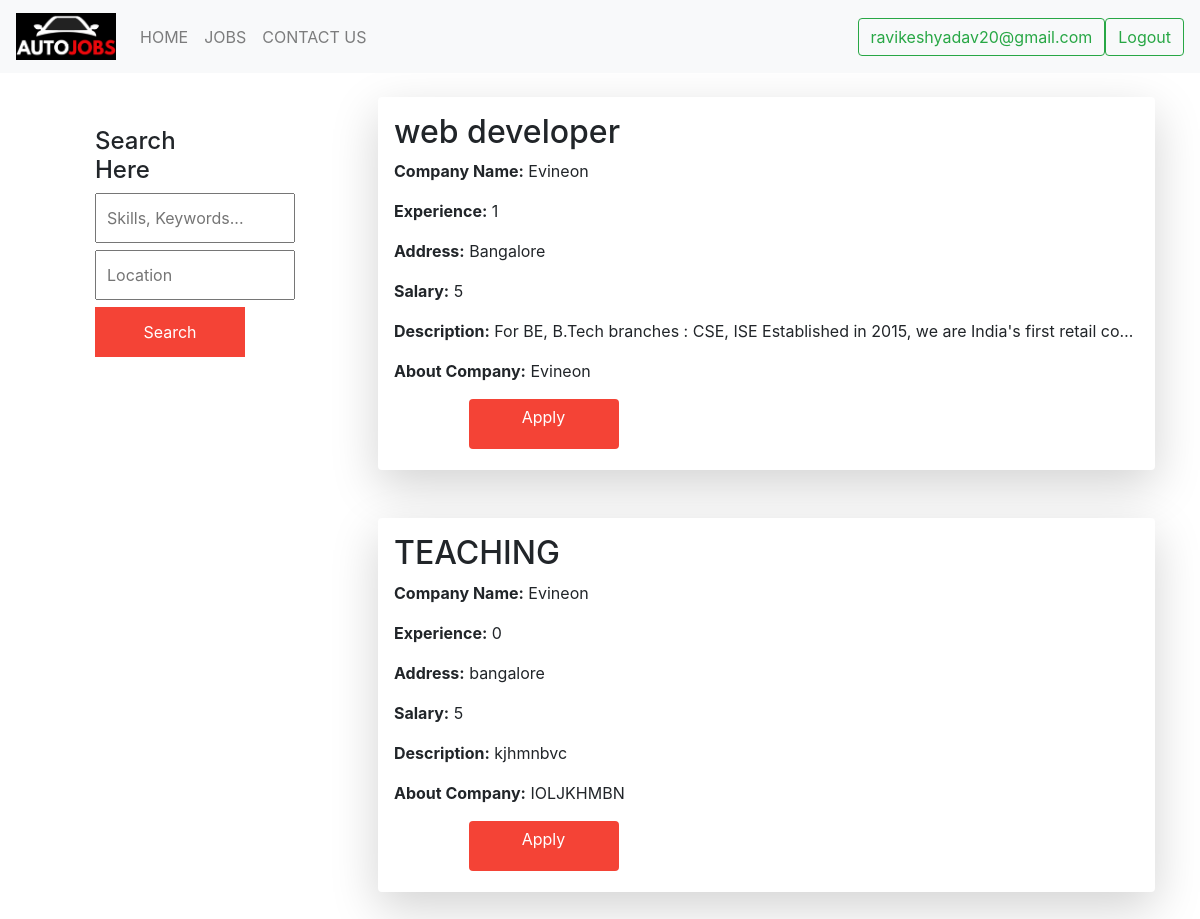
/jobs1.php (signed in), run on the app's committed database.
### tables this page shows
CREATE TABLE `post` (
  `pid` bigint(10) NOT NULL,
  `key_role` varchar(50) NOT NULL,
  `company_name` varchar(100) NOT NULL,
  `experience` int(2) NOT NULL,
  `address` text NOT NULL,
  `salary` bigint(10) NOT NULL,
  `emp_type` varchar(10) NOT NULL,
  `email` varchar(50) NOT NULL,
  `job_description` text NOT NULL,
  `company_profile` text NOT NULL,
  `time` date NOT NULL DEFAULT current_timestamp()
);

### jobs1.php (the view, shortened to what this page needs)
<?php
    include_once('uheader.php');
?>
    <br>
    <div class="container">
        <div class="filter">
            <form method="POST" action="search1.php">
             <div class="form-box">
                <h4>Search Here</h4>
                <input type="text" class="search-field skills" name="key" placeholder="Skills, Keywords..." />
                <input type="text" class="search-field location" name="location" placeholder="Location" />
                <button class="search-btn" type="submit">Search</button>
            </div>
        </form>
        </div>
                        <form action="jobsearch.php" method="GET">
                        <?php
                           $conn = mysqli_connect("localhost", "root", "", "jobs");
                           $sql = "SELECT * FROM post";
                           $result = mysqli_query($conn, $sql);
                           if (mysqli_num_rows($result) > 0) {
                              while ($row = mysqli_fetch_assoc($result))
                                {
                                    echo "<div class='jobs'>";
                                    echo "<div class='shadow-lg p-3 mb-5 bg-white rounded'>";
                                  echo "<h2>" .$row["key_role"]. "</h2>";
                                  echo "<p><b>Company Name:</b> " .$row["company_name"]. "</p>";
                                  echo "<p><b>Experience:</b> " .$row["experience"]. "</p>";
                                  echo "<p><b>Address:</b> " .$row["address"]. "</p>";
                                  echo "<p><b>Salary:</b> " .$row["salary"]. "</p>";
                                  echo "<p class='short'> <b>Description:</b> " .$row["job_description"]. "</p>";
                                  echo "<p class='short'> <b>About Company:</b> " .$row["company_profile"]. "</p>";
                                ?>
                                  <a href="jobsearch.php?pid=<?php  echo $row['pid']; ?>" style="margin-left:10%" class="btn btn-primary search-btn" >Apply</a>
                                <?php
                                  echo "</div></div>";
                                }
                              } else {
                                      echo "0 results";
                              }
                          ?>
                      </form>
    </div>
    <br>
</body>
</html>

### style.css (style rules this page uses)
.search-field { height: 50px; padding: 10px; }
.skills { width: 400px; }
.location { width: 200px; }
.search-btn { height: 50px; width: 150px; background: #f44336; border: none; color: #fff; }
.form-box { background-color: rgba(255, 255, 255, 0.5); padding: 30px 50px; }
.btn { margin-bottom: 5px; }
a { color: white; text-decoration: none; }
.filter { width: 20%; float: left; }
.filter input[type=text] { width: 200px; margin-bottom: 6%; }
.jobs { margin-left: 2%; width: 70%; float: right; }
.short { white-space: nowrap; overflow: hidden; text-overflow: ellipsis; max-width: 75ch; }

### data on the page
post: key_role "web developer", company_name "Evineon", experience "1", address "Bangalore", salary "5", job_description "For BE, B.Tech branches : CSE, ISE Established in 2015, we are India's first retail co…", company_profile "Evineon"
post: key_role "TEACHING", company_name "Evineon", experience "0", address "bangalore", salary "5", job_description "kjhmnbvc", company_profile "IOLJKHMBN"

### other printed values
$email "ravikeshyadav20@gmail.com"
